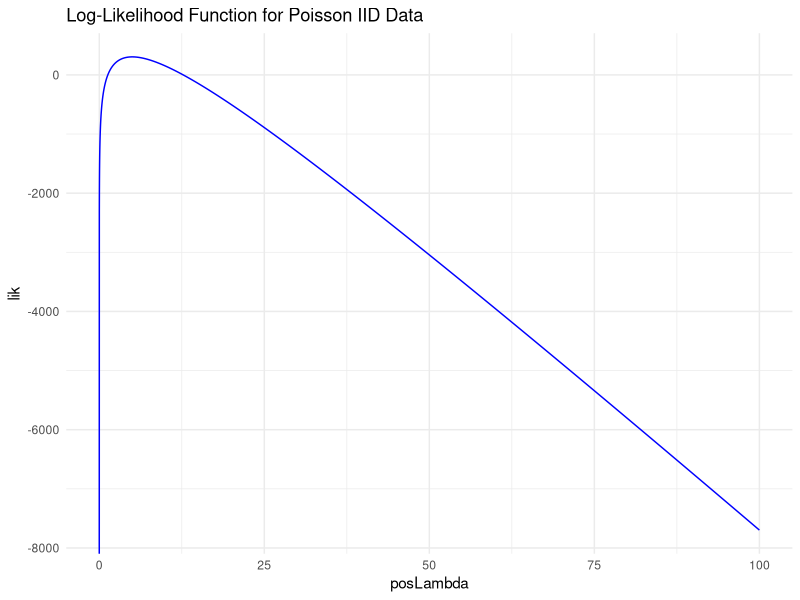

The R source for this figure:
## ---- chunk 1
library(ggplot2)
library(tidyverse)
## ---- chunk 2
sumX = 500
n = 100

logLikelihood <- function(lambda){
  sumX*log(lambda) -n*lambda
}


nGrid = 10000

posLambda <- seq(0, 100, length = nGrid)

lik <- logLikelihood(posLambda)
 
df <- data.frame(posLambda, lik)

ggplot(df, aes(x = posLambda, y = lik)) +
  geom_line(color = "blue") +
  labs(
    title = "Log-Likelihood Function for Poisson IID Data"
  ) +
  theme_minimal()
## ---- chunk 3
df |>
  filter(lik == max(lik))
## ---- chunk 4
logLik1<- function(pb){
  10*log(pb) + 15*log(1-pb)
}

logLik2 <- function(pb, pbtwo){
  7*log(pb)+11*log(1-pb)+3*log(pbtwo)+4*log(1-pbtwo)
}
## ---- chunk 5
#the mle for likelihood of model 1

mle = 2/5

# mles for likelihood of model 2
mle1 = 7/18
mle2 = 3/7
  
#LRT
LRT <- 2 *(logLik2(mle1, mle2)-logLik1(mle))

#chose to utilize 1 degree of freedom since there's only one new parameter
pchisq(LRT, 1, lower.tail = FALSE)
